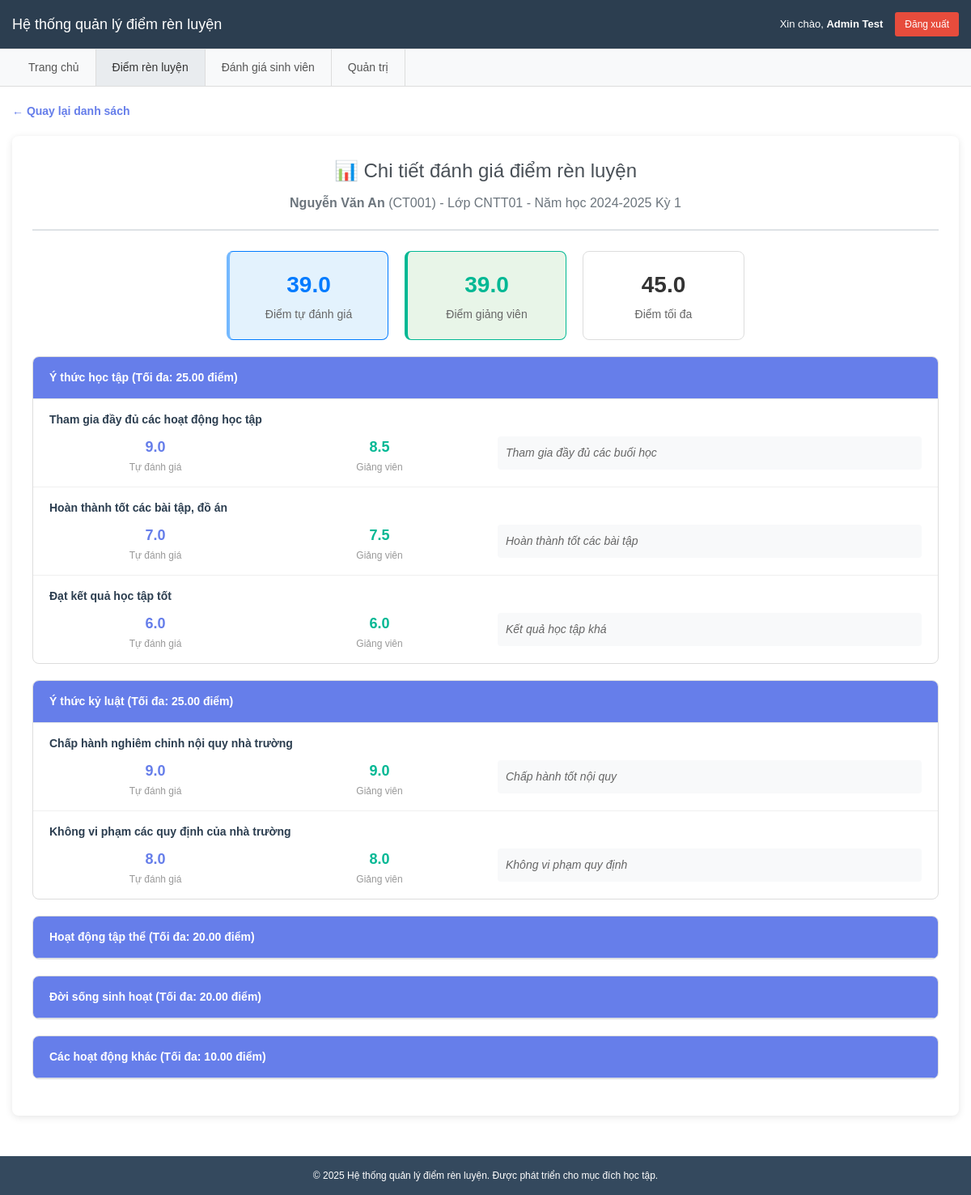
Page /evaluations.php?eval_id=1 (signed in) on the committed database.
### tables this page shows
CREATE TABLE IF NOT EXISTS evaluations (
  id BIGINT UNSIGNED PRIMARY KEY AUTO_INCREMENT,
  student_id BIGINT UNSIGNED NOT NULL,
  term_id BIGINT UNSIGNED NOT NULL,
  status ENUM('draft','submitted','approved') NOT NULL DEFAULT 'draft',
  submitted_at DATETIME NULL,
  approved_at DATETIME NULL,
  approved_by BIGINT UNSIGNED NULL,
  note VARCHAR(500) NULL,
  created_at TIMESTAMP NULL DEFAULT CURRENT_TIMESTAMP,
  updated_at TIMESTAMP NULL DEFAULT CURRENT_TIMESTAMP ON UPDATE CURRENT_TIMESTAMP,
  UNIQUE KEY uq_eval (student_id, term_id),
  CONSTRAINT fk_ev_student FOREIGN KEY (student_id) REFERENCES students(id),
  CONSTRAINT fk_ev_term FOREIGN KEY (term_id) REFERENCES terms(id),
  CONSTRAINT fk_ev_approver FOREIGN KEY (approved_by) REFERENCES lecturers(id)
);

CREATE TABLE IF NOT EXISTS students (
  id BIGINT UNSIGNED PRIMARY KEY AUTO_INCREMENT,
  class_id BIGINT UNSIGNED NOT NULL,
  student_code VARCHAR(50) NOT NULL UNIQUE,
  full_name VARCHAR(255) NOT NULL,
  email VARCHAR(191) NULL UNIQUE,
  created_at TIMESTAMP NULL DEFAULT CURRENT_TIMESTAMP,
  updated_at TIMESTAMP NULL DEFAULT CURRENT_TIMESTAMP ON UPDATE CURRENT_TIMESTAMP,
  CONSTRAINT fk_students_class FOREIGN KEY (class_id) REFERENCES classes(id)
);

CREATE TABLE IF NOT EXISTS classes (
  id BIGINT UNSIGNED PRIMARY KEY AUTO_INCREMENT,
  faculty_id BIGINT UNSIGNED NOT NULL,
  code VARCHAR(50) NOT NULL UNIQUE,
  name VARCHAR(255) NOT NULL,
  homeroom_lecturer_id BIGINT UNSIGNED NULL,
  created_at TIMESTAMP NULL DEFAULT CURRENT_TIMESTAMP,
  updated_at TIMESTAMP NULL DEFAULT CURRENT_TIMESTAMP ON UPDATE CURRENT_TIMESTAMP,
  CONSTRAINT fk_classes_faculty FOREIGN KEY (faculty_id) REFERENCES faculties(id),
  CONSTRAINT fk_classes_homeroom FOREIGN KEY (homeroom_lecturer_id) REFERENCES lecturers(id)
);

CREATE TABLE IF NOT EXISTS terms (
  id BIGINT UNSIGNED PRIMARY KEY AUTO_INCREMENT,
  academic_year VARCHAR(9) NOT NULL,
  term_no TINYINT UNSIGNED NOT NULL,
  status ENUM('upcoming','open','closed') NOT NULL DEFAULT 'upcoming',
  start_date DATE NOT NULL,
  end_date DATE NOT NULL,
  created_at TIMESTAMP NULL DEFAULT CURRENT_TIMESTAMP,
  updated_at TIMESTAMP NULL DEFAULT CURRENT_TIMESTAMP ON UPDATE CURRENT_TIMESTAMP,
  UNIQUE KEY uq_terms (academic_year, term_no),
  CHECK (start_date <= end_date)
);

CREATE TABLE IF NOT EXISTS criteria (
  id BIGINT UNSIGNED PRIMARY KEY AUTO_INCREMENT,
  parent_id BIGINT UNSIGNED NULL,
  name VARCHAR(255) NOT NULL,
  max_point DECIMAL(6,2) NULL,
  order_no INT NOT NULL DEFAULT 0,
  is_active TINYINT(1) NOT NULL DEFAULT 1,
  created_at TIMESTAMP NULL DEFAULT CURRENT_TIMESTAMP,
  updated_at TIMESTAMP NULL DEFAULT CURRENT_TIMESTAMP ON UPDATE CURRENT_TIMESTAMP,
  CONSTRAINT fk_cr_parent FOREIGN KEY (parent_id) REFERENCES criteria(id) ON DELETE SET NULL
);

CREATE TABLE IF NOT EXISTS evaluation_items (
  id BIGINT UNSIGNED PRIMARY KEY AUTO_INCREMENT,
  evaluation_id BIGINT UNSIGNED NOT NULL,
  criterion_id BIGINT UNSIGNED NOT NULL,
  self_score DECIMAL(6,2) NULL,
  lecturer_score DECIMAL(6,2) NULL,
  note VARCHAR(300) NULL,
  created_at TIMESTAMP NULL DEFAULT CURRENT_TIMESTAMP,
  updated_at TIMESTAMP NULL DEFAULT CURRENT_TIMESTAMP ON UPDATE CURRENT_TIMESTAMP,
  UNIQUE KEY uq_evi (evaluation_id, criterion_id),
  CONSTRAINT fk_evi_eval FOREIGN KEY (evaluation_id) REFERENCES evaluations(id) ON DELETE CASCADE,
  CONSTRAINT fk_evi_criterion FOREIGN KEY (criterion_id) REFERENCES criteria(id),
  CHECK (COALESCE(self_score,0) >= 0 AND COALESCE(lecturer_score,0) >= 0)
);

### evaluations.php (the view, shortened to what this page needs)
<?php
require_once 'config.php';
$user_name = $_SESSION['user_name'];
$user_role = $_SESSION['user_role'];
$current_student = null;
$evaluation_detail = null;
$evaluation_items = [];
$criteria = [];
$detail_eval_id = isset($_GET['eval_id']) ? (int)$_GET['eval_id'] : 0;
if (!empty($detail_eval_id)) {
    try {
        $detail_stmt = $pdo->prepare("
            SELECT e.*, s.student_code, s.full_name as student_name,
                   c.code as class_code, c.name as class_name,
                   t.academic_year, t.term_no, t.status as term_status
            FROM evaluations e
            JOIN students s ON e.student_id = s.id
            JOIN terms t ON e.term_id = t.id
            LEFT JOIN classes c ON s.class_id = c.id
            WHERE e.id = ?
        ");
        $detail_stmt->execute([$detail_eval_id]);
        $evaluation_detail = $detail_stmt->fetch(PDO::FETCH_ASSOC);
        if ($evaluation_detail) {
            if ($user_role === 'student' && $current_student && $evaluation_detail['student_id'] != $current_student['id']) {
                $error_message = "Bạn không có quyền xem đánh giá này!";
                $evaluation_detail = null;
            } else {
                $criteria_stmt = $pdo->query("
                    SELECT id, parent_id, name, max_point, order_no
                    FROM criteria
                    WHERE is_active = 1
                    ORDER BY order_no, id
                ");
                $all_criteria = $criteria_stmt->fetchAll(PDO::FETCH_ASSOC);
                $parent_criteria = [];
                $child_criteria = [];
                foreach ($all_criteria as $criterion) {
                    if (empty($criterion['parent_id'])) {
                        $parent_criteria[] = $criterion;
                    } else {
                        $child_criteria[$criterion['parent_id']][] = $criterion;
                    }
                }
                $criteria = ['parent' => $parent_criteria, 'child' => $child_criteria];
                $items_stmt = $pdo->prepare("
                    SELECT ei.*, c.name as criterion_name, c.max_point, c.parent_id
                    FROM evaluation_items ei
                    JOIN criteria c ON ei.criterion_id = c.id
                    WHERE ei.evaluation_id = ?
                    ORDER BY c.order_no, c.id
                ");
                $items_stmt->execute([$detail_eval_id]);
                $items_result = $items_stmt->fetchAll(PDO::FETCH_ASSOC);
                foreach ($items_result as $item) {
                    $evaluation_items[$item['criterion_id']] = $item;
                }
            }
        }
    } catch (PDOException $e) {
        $error_message = "Lỗi lấy chi tiết đánh giá: " . $e->getMessage();
    }
}
?>
<!DOCTYPE html>
<html lang="vi">
<head>
    <link rel="stylesheet" href="style.css">
</head>
<body>
    <header class="header">
        <div class="container">
            <h1>Hệ thống quản lý điểm rèn luyện</h1>
            <div class="user-info">
                <span>Xin chào, <strong><?php echo htmlspecialchars($user_name); ?></strong></span>
                <a href="?logout=1" class="btn-logout">Đăng xuất</a>
            </div>
        </div>
    </header>
    <nav class="nav-menu">
        <div class="container">
            <ul class="menu-list">
                <li><a href="index.php">Trang chủ</a></li>
                <?php if ($user_role === 'student'): ?>
                    <li><a href="students.php">Tự đánh giá</a></li>
                    <li><a href="evaluations.php" class="active">Xem kết quả</a></li>
                <?php else: ?>
                    <li><a href="evaluations.php" class="active">Điểm rèn luyện</a></li>
                    <li><a href="lecturer_evaluation.php">Đánh giá sinh viên</a></li>
                    <?php if ($user_role === 'admin'): ?>
                        <li><a href="admin.php">Quản trị</a></li>
                    <?php endif; ?>
                <?php endif; ?>
            </ul>
        </div>
    </nav>
    <main class="main-content">
        <div class="container">
            <?php if (!empty($evaluation_detail)): ?>
                <a href="evaluations.php" class="back-link">← Quay lại danh sách</a>
                <section class="evaluation-detail">
                    <div class="page-header">
                        <h2>📊 Chi tiết đánh giá điểm rèn luyện</h2>
                        <p>
                            <strong><?php echo htmlspecialchars($evaluation_detail['student_name']); ?></strong>
                            (<?php echo htmlspecialchars($evaluation_detail['student_code']); ?>) -
                            Lớp <?php echo htmlspecialchars($evaluation_detail['class_code']); ?> -
                            Năm học <?php echo htmlspecialchars($evaluation_detail['academic_year']); ?>
                            Kỳ <?php echo $evaluation_detail['term_no']; ?>
                        </p>
                    </div>
                    <?php
                    $total_self = 0;
                    $total_lecturer = 0;
                    $total_max = 0;
                    foreach ($evaluation_items as $item) {
                        $total_self += $item['self_score'] ?? 0;
                        $total_lecturer += $item['lecturer_score'] ?? 0;
                        $total_max += $item['max_point'] ?? 0;
                    }
                    ?>
                    <div class="score-comparison">
                        <div class="score-box self">
                            <div class="score-number"><?php echo number_format($total_self, 1); ?></div>
                            <div class="score-label">Điểm tự đánh giá</div>
                        </div>
                        <div class="score-box lecturer">
                            <div class="score-number"><?php echo number_format($total_lecturer, 1); ?></div>
                            <div class="score-label">Điểm giảng viên</div>
                        </div>
                        <div class="score-box">
                            <div class="score-number"><?php echo number_format($total_max, 1); ?></div>
                            <div class="score-label">Điểm tối đa</div>
                        </div>
                    </div>
                    <?php foreach ($criteria['parent'] as $parent): ?>
                        <div class="criteria-detail">
                            <div class="criteria-header">
                                <?php echo htmlspecialchars($parent['name']); ?>
                                <?php if ($parent['max_point']): ?>
                                    (Tối đa: <?php echo $parent['max_point']; ?> điểm)
                                <?php endif; ?>
                            </div>
                            <?php if (isset($criteria['child'][$parent['id']])): ?>
                                <?php foreach ($criteria['child'][$parent['id']] as $child): ?>
                                    <?php if (isset($evaluation_items[$child['id']])): ?>
                                        <?php $item = $evaluation_items[$child['id']]; ?>
                                        <div class="criteria-item">
                                            <div class="item-name"><?php echo htmlspecialchars($child['name']); ?></div>
                                            <div class="item-scores">
                                                <div class="score-item">
                                                    <span class="score-value"><?php echo number_format($item['self_score'] ?? 0, 1); ?></span>
                                                    <span class="score-max">Tự đánh giá</span>
                                                </div>
                                                <div class="score-item">
                                                    <span class="score-value" style="color: #00b894;">
                                                        <?php echo number_format($item['lecturer_score'] ?? 0, 1); ?>
                                                    </span>
                                                    <span class="score-max">Giảng viên</span>
                                                </div>
                                                <div class="item-note">
                                                    <?php if (!empty($item['note'])): ?>
                                                        <?php echo htmlspecialchars($item['note']); ?>
                                                    <?php else: ?>
                                                        <em>Không có ghi chú</em>
                                                    <?php endif; ?>
                                                </div>
                                            </div>
                                        </div>
                                    <?php endif; ?>
                                <?php endforeach; ?>
                            <?php endif; ?>
                        </div>
                    <?php endforeach; ?>
                </section>
            <?php endif; ?>
        </div>
    </main>
    <footer class="footer">
        <div class="container">
            <p>&copy; 2025 Hệ thống quản lý điểm rèn luyện. Được phát triển cho mục đích học tập.</p>
        </div>
    </footer>
</body>
</html>

### style.css (style rules this page uses)
* { margin: 0; padding: 0; box-sizing: border-box; }
body { font-family: Arial, sans-serif; line-height: 1.5; color: #333; background-color: #ffffff; font-size: 14px; }
.container { max-width: 1200px; margin: 0 auto; padding: 0 15px; }
.header { background-color: #2c3e50; color: white; padding: 15px 0; border-bottom: 1px solid #ddd; }
.header .container { display: flex; justify-content: space-between; align-items: center; flex-wrap: wrap; }
.header h1 { font-size: 18px; font-weight: normal; }
.user-info { display: flex; align-items: center; gap: 15px; flex-wrap: wrap; font-size: 13px; }
.btn-logout { background-color: #e74c3c; color: white; padding: 6px 12px; border-radius: 3px; text-decoration: none; font-size: 12px; }
.nav-menu { background-color: #f8f9fa; border-bottom: 1px solid #ddd; padding: 0; }
.menu-list { list-style: none; display: flex; margin: 0; padding: 0; }
.menu-list li a { display: block; padding: 12px 20px; text-decoration: none; color: #555; border-right: 1px solid #ddd; }
.menu-list li a:hover, .menu-list li a.active { background-color: #e9ecef; color: #333; }
.main-content { min-height: 70vh; padding: 20px 0; }
.page-header { text-align: center; margin-bottom: 30px; }
.page-header h2 { color: #333; font-size: 24px; margin-bottom: 5px; font-weight: normal; }
.page-header p { color: #666; font-size: 14px; }
.criteria-item { padding: 15px; border-bottom: 1px solid #f8f9fa; }
.criteria-item:last-child { border-bottom: none; }
.footer { background-color: #34495e; color: white; text-align: center; padding: 15px 0; margin-top: 30px; font-size: 12px; }
.criteria-header { background: #f8f9fa; padding: 15px 20px; border-bottom: 1px solid #ddd; display: flex; justify-content: space-between; align-items: center; }
.criteria-item { padding: 20px; border-bottom: 1px solid #f0f0f0; }
.back-link { display: inline-block; color: #007bff; text-decoration: none; margin-bottom: 20px; font-weight: 500; }
.evaluation-detail { background: white; border-radius: 8px; padding: 25px; box-shadow: 0 2px 10px rgba(0,0,0,0.1); }
.evaluation-detail .page-header { border-bottom: 2px solid #dee2e6; padding-bottom: 20px; margin-bottom: 25px; }
.evaluation-detail .page-header h2 { color: #495057; margin-bottom: 10px; }
.evaluation-detail .page-header p { color: #6c757d; margin: 0; font-size: 16px; }
.score-comparison { display: flex; gap: 20px; margin-bottom: 30px; justify-content: center; }
.score-box { flex: 1; max-width: 200px; background: #f8f9fa; border: 1px solid #dee2e6; border-radius: 8px; padding: 20px; text-align: center; }
.score-box.self { border-color: #007bff; background: #e3f2fd; }
.score-box.lecturer { border-color: #00b894; background: #e8f5e8; }
.score-number { font-size: 2.5em; font-weight: bold; margin-bottom: 5px; }
.score-box.self .score-number { color: #007bff; }
.score-box.lecturer .score-number { color: #00b894; }
.score-label { font-size: 14px; color: #6c757d; font-weight: 500; }
.criteria-detail { margin-bottom: 25px; border: 1px solid #dee2e6; border-radius: 8px; overflow: hidden; }
.criteria-header { background: #f8f9fa; padding: 15px 20px; font-weight: 600; color: #495057; border-bottom: 1px solid #dee2e6; }
.criteria-item { padding: 15px 20px; border-bottom: 1px solid #f1f3f4; }
.item-name { font-weight: 500; color: #495057; margin-bottom: 10px; }
.item-scores { display: flex; gap: 20px; align-items: center; flex-wrap: wrap; }
.score-item { display: flex; flex-direction: column; align-items: center; min-width: 100px; }
.score-value { font-size: 1.4em; font-weight: bold; color: #007bff; }
.score-max { font-size: 12px; color: #6c757d; margin-top: 2px; }
.item-note { flex: 1; background: #f8f9fa; padding: 8px 12px; border-radius: 4px; font-size: 14px; color: #6c757d; font-style: italic; min-width: 200px; }
.score-comparison { display: grid; grid-template-columns: 1fr 1fr; gap: 20px; margin-bottom: 15px; }

### rows in the picture
evaluations: student.full_name "Nguyễn Văn An", student.student_code "CT001", classes.code "CNTT01", term.academic_year "2024-2025", term.term_no "1"
criteria: name "Ý thức học tập", max_point "25.00"
criteria: name "Tham gia đầy đủ các hoạt động học tập", id.self_score "9.0", id.lecturer_score "8.5", id.note "Tham gia đầy đủ các buổi học"
criteria: name "Hoàn thành tốt các bài tập, đồ án", id.self_score "7.0", id.lecturer_score "7.5", id.note "Hoàn thành tốt các bài tập"
criteria: name "Đạt kết quả học tập tốt", id.self_score "6.0", id.lecturer_score "6.0", id.note "Kết quả học tập khá"
criteria: name "Ý thức kỷ luật", max_point "25.00"
criteria: name "Chấp hành nghiêm chỉnh nội quy nhà trường", id.self_score "9.0", id.lecturer_score "9.0", id.note "Chấp hành tốt nội quy"
criteria: name "Không vi phạm các quy định của nhà trường", id.self_score "8.0", id.lecturer_score "8.0", id.note "Không vi phạm quy định"
criteria: name "Hoạt động tập thể", max_point "20.00"
criteria: name "Đời sống sinh hoạt", max_point "20.00"
criteria: name "Các hoạt động khác", max_point "10.00"

### other values in the picture
$user_name "Admin Test"
$total_self "39.0"
$total_lecturer "39.0"
$total_max "45.0"
